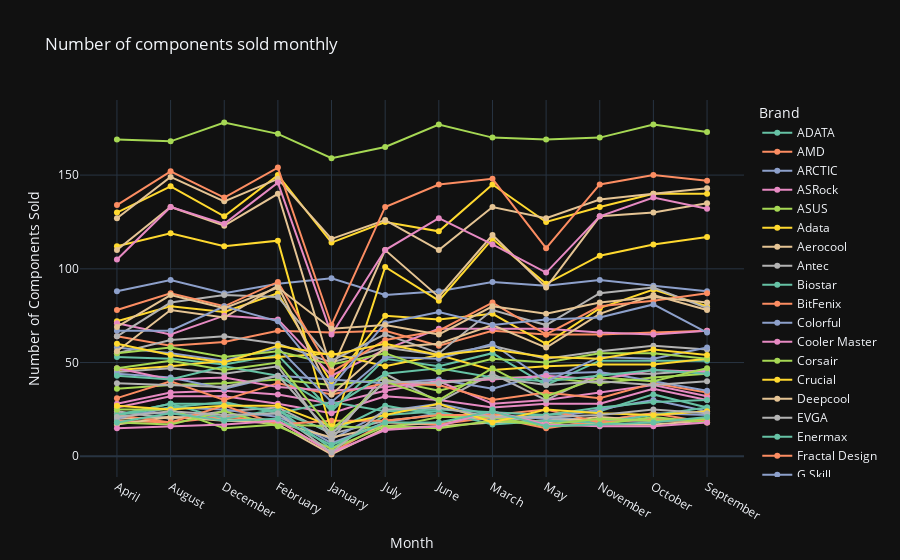

The notebook cell saved with this chart:
### Code cell
monthly_components_sold(df_pcs)

### Figure 1 — Plotly figure (JSON) as saved in the notebook; plotly's stock layout.template omitted (floating-point values rounded to 4 significant figures)
{"data": [{"hovertemplate": "Brand=ADATA<br>Month=%{x}<br>Total Quantity=%{y}<extra></extra>", "legendgroup": "ADATA", "line": {"color": "rgb(102,194,165)", "dash": "solid"}, "marker": {"symbol": "circle"}, "mode": "lines+markers", "name": "ADATA", "orientation": "v", "showlegend": true, "x": ["April", "August", "December", "February", "January", "July", "June", "March", "May", "November", "October", "September"], "xaxis": "x", "y": [53, 52, 49, 54, 24, 52, 48, 55, 38, 51, 51, 51], "yaxis": "y", "type": "scatter"}, {"hovertemplate": "Brand=AMD<br>Month=%{x}<br>Total Quantity=%{y}<extra></extra>", "legendgroup": "AMD", "line": {"color": "rgb(252,141,98)", "dash": "solid"}, "marker": {"symbol": "circle"}, "mode": "lines+markers", "name": "AMD", "orientation": "v", "showlegend": true, "x": ["April", "August", "December", "February", "January", "July", "June", "March", "May", "November", "October", "September"], "xaxis": "x", "y": [64, 59, 61, 67, 66, 67, 59, 67, 65, 65, 66, 67], "yaxis": "y", "type": "scatter"}, {"hovertemplate": "Brand=ARCTIC<br>Month=%{x}<br>Total Quantity=%{y}<extra></extra>", "legendgroup": "ARCTIC", "line": {"color": "rgb(141,160,203)", "dash": "solid"}, "marker": {"symbol": "circle"}, "mode": "lines+markers", "name": "ARCTIC", "orientation": "v", "showlegend": true, "x": ["April", "August", "December", "February", "January", "July", "June", "March", "May", "November", "October", "September"], "xaxis": "x", "y": [23, 23, 21, 23, 7, 18, 23, 19, 21, 19, 23, 22], "yaxis": "y", "type": "scatter"}, {"hovertemplate": "Brand=ASRock<br>Month=%{x}<br>Total Quantity=%{y}<extra></extra>", "legendgroup": "ASRock", "line": {"color": "rgb(231,138,195)", "dash": "solid"}, "marker": {"symbol": "circle"}, "mode": "lines+markers", "name": "ASRock", "orientation": "v", "showlegend": true, "x": ["April", "August", "December", "February", "January", "July", "June", "March", "May", "November", "October", "September"], "xaxis": "x", "y": [26, 32, 32, 28, 23, 32, 30, 26, 28, 28, 36, 30], "yaxis": "y", "type": "scatter"}, {"hovertemplate": "Brand=ASUS<br>Month=%{x}<br>Total Quantity=%{y}<extra></extra>", "legendgroup": "ASUS", "line": {"color": "rgb(166,216,84)", "dash": "solid"}, "marker": {"symbol": "circle"}, "mode": "lines+markers", "name": "ASUS", "orientation": "v", "showlegend": true, "x": ["April", "August", "December", "February", "January", "July", "June", "March", "May", "November", "October", "September"], "xaxis": "x", "y": [36, 38, 39, 41, 38, 41, 35, 42, 42, 39, 42, 44], "yaxis": "y", "type": "scatter"}, {"hovertemplate": "Brand=Adata<br>Month=%{x}<br>Total Quantity=%{y}<extra></extra>", "legendgroup": "Adata", "line": {"color": "rgb(255,217,47)", "dash": "solid"}, "marker": {"symbol": "circle"}, "mode": "lines+markers", "name": "Adata", "orientation": "v", "showlegend": true, "x": ["April", "August", "December", "February", "January", "July", "June", "March", "May", "November", "October", "September"], "xaxis": "x", "y": [72, 80, 77, 87, 39, 75, 73, 76, 60, 79, 89, 80], "yaxis": "y", "type": "scatter"}, {"hovertemplate": "Brand=Aerocool<br>Month=%{x}<br>Total Quantity=%{y}<extra></extra>", "legendgroup": "Aerocool", "line": {"color": "rgb(229,196,148)", "dash": "solid"}, "marker": {"symbol": "circle"}, "mode": "lines+markers", "name": "Aerocool", "orientation": "v", "showlegend": true, "x": ["April", "August", "December", "February", "January", "July", "June", "March", "May", "November", "October", "September"], "xaxis": "x", "y": [20, 21, 20, 17, 1, 15, 16, 18, 19, 17, 17, 19], "yaxis": "y", "type": "scatter"}, {"hovertemplate": "Brand=Antec<br>Month=%{x}<br>Total Quantity=%{y}<extra></extra>", "legendgroup": "Antec", "line": {"color": "rgb(179,179,179)", "dash": "solid"}, "marker": {"symbol": "circle"}, "mode": "lines+markers", "name": "Antec", "orientation": "v", "showlegend": true, "x": ["April", "August", "December", "February", "January", "July", "June", "March", "May", "November", "October", "September"], "xaxis": "x", "y": [24, 20, 24, 26, 12, 19, 22, 22, 20, 19, 19, 20], "yaxis": "y", "type": "scatter"}, {"hovertemplate": "Brand=Biostar<br>Month=%{x}<br>Total Quantity=%{y}<extra></extra>", "legendgroup": "Biostar", "line": {"color": "rgb(102,194,165)", "dash": "solid"}, "marker": {"symbol": "circle"}, "mode": "lines+markers", "name": "Biostar", "orientation": "v", "showlegend": true, "x": ["April", "August", "December", "February", "January", "July", "June", "March", "May", "November", "October", "September"], "xaxis": "x", "y": [22, 28, 28, 24, 13, 27, 22, 20, 22, 24, 33, 26], "yaxis": "y", "type": "scatter"}, {"hovertemplate": "Brand=BitFenix<br>Month=%{x}<br>Total Quantity=%{y}<extra></extra>", "legendgroup": "BitFenix", "line": {"color": "rgb(252,141,98)", "dash": "solid"}, "marker": {"symbol": "circle"}, "mode": "lines+markers", "name": "BitFenix", "orientation": "v", "showlegend": true, "x": ["April", "August", "December", "February", "January", "July", "June", "March", "May", "November", "October", "September"], "xaxis": "x", "y": [19, 18, 21, 19, 2, 18, 17, 21, 15, 19, 23, 18], "yaxis": "y", "type": "scatter"}, {"hovertemplate": "Brand=Colorful<br>Month=%{x}<br>Total Quantity=%{y}<extra></extra>", "legendgroup": "Colorful", "line": {"color": "rgb(141,160,203)", "dash": "solid"}, "marker": {"symbol": "circle"}, "mode": "lines+markers", "name": "Colorful", "orientation": "v", "showlegend": true, "x": ["April", "August", "December", "February", "January", "July", "June", "March", "May", "November", "October", "September"], "xaxis": "x", "y": [20, 26, 25, 21, 9, 24, 28, 22, 20, 25, 30, 24], "yaxis": "y", "type": "scatter"}, {"hovertemplate": "Brand=Cooler Master<br>Month=%{x}<br>Total Quantity=%{y}<extra></extra>", "legendgroup": "Cooler Master", "line": {"color": "rgb(231,138,195)", "dash": "solid"}, "marker": {"symbol": "circle"}, "mode": "lines+markers", "name": "Cooler Master", "orientation": "v", "showlegend": true, "x": ["April", "August", "December", "February", "January", "July", "June", "March", "May", "November", "October", "September"], "xaxis": "x", "y": [71, 65, 75, 73, 43, 57, 68, 68, 68, 66, 65, 67], "yaxis": "y", "type": "scatter"}, {"hovertemplate": "Brand=Corsair<br>Month=%{x}<br>Total Quantity=%{y}<extra></extra>", "legendgroup": "Corsair", "line": {"color": "rgb(166,216,84)", "dash": "solid"}, "marker": {"symbol": "circle"}, "mode": "lines+markers", "name": "Corsair", "orientation": "v", "showlegend": true, "x": ["April", "August", "December", "February", "January", "July", "June", "March", "May", "November", "October", "September"], "xaxis": "x", "y": [169, 168, 178, 172, 159, 165, 177, 170, 169, 170, 177, 173], "yaxis": "y", "type": "scatter"}, {"hovertemplate": "Brand=Crucial<br>Month=%{x}<br>Total Quantity=%{y}<extra></extra>", "legendgroup": "Crucial", "line": {"color": "rgb(255,217,47)", "dash": "solid"}, "marker": {"symbol": "circle"}, "mode": "lines+markers", "name": "Crucial", "orientation": "v", "showlegend": true, "x": ["April", "August", "December", "February", "January", "July", "June", "March", "May", "November", "October", "September"], "xaxis": "x", "y": [130, 144, 128, 150, 114, 125, 120, 145, 125, 133, 140, 140], "yaxis": "y", "type": "scatter"}, {"hovertemplate": "Brand=Deepcool<br>Month=%{x}<br>Total Quantity=%{y}<extra></extra>", "legendgroup": "Deepcool", "line": {"color": "rgb(229,196,148)", "dash": "solid"}, "marker": {"symbol": "circle"}, "mode": "lines+markers", "name": "Deepcool", "orientation": "v", "showlegend": true, "x": ["April", "August", "December", "February", "January", "July", "June", "March", "May", "November", "October", "September"], "xaxis": "x", "y": [17, 21, 19, 18, 10, 16, 18, 22, 18, 21, 19, 19], "yaxis": "y", "type": "scatter"}, {"hovertemplate": "Brand=EVGA<br>Month=%{x}<br>Total Quantity=%{y}<extra></extra>", "legendgroup": "EVGA", "line": {"color": "rgb(179,179,179)", "dash": "solid"}, "marker": {"symbol": "circle"}, "mode": "lines+markers", "name": "EVGA", "orientation": "v", "showlegend": true, "x": ["April", "August", "December", "February", "January", "July", "June", "March", "May", "November", "October", "September"], "xaxis": "x", "y": [55, 62, 64, 60, 50, 58, 54, 59, 52, 56, 59, 57], "yaxis": "y", "type": "scatter"}, {"hovertemplate": "Brand=Enermax<br>Month=%{x}<br>Total Quantity=%{y}<extra></extra>", "legendgroup": "Enermax", "line": {"color": "rgb(102,194,165)", "dash": "solid"}, "marker": {"symbol": "circle"}, "mode": "lines+markers", "name": "Enermax", "orientation": "v", "showlegend": true, "x": ["April", "August", "December", "February", "January", "July", "June", "March", "May", "November", "October", "September"], "xaxis": "x", "y": [22, 28, 20, 25, 4, 22, 24, 17, 19, 18, 22, 26], "yaxis": "y", "type": "scatter"}, {"hovertemplate": "Brand=Fractal Design<br>Month=%{x}<br>Total Quantity=%{y}<extra></extra>", "legendgroup": "Fractal Design", "line": {"color": "rgb(252,141,98)", "dash": "solid"}, "marker": {"symbol": "circle"}, "mode": "lines+markers", "name": "Fractal Design", "orientation": "v", "showlegend": true, "x": ["April", "August", "December", "February", "January", "July", "June", "March", "May", "November", "October", "September"], "xaxis": "x", "y": [22, 18, 27, 17, 19, 19, 22, 22, 25, 18, 20, 19], "yaxis": "y", "type": "scatter"}, {"hovertemplate": "Brand=G.Skill<br>Month=%{x}<br>Total Quantity=%{y}<extra></extra>", "legendgroup": "G.Skill", "line": {"color": "rgb(141,160,203)", "dash": "solid"}, "marker": {"symbol": "circle"}, "mode": "lines+markers", "name": "G.Skill", "orientation": "v", "showlegend": true, "x": ["April", "August", "December", "February", "January", "July", "June", "March", "May", "November", "October", "September"], "xaxis": "x", "y": [88, 94, 87, 92, 95, 86, 88, 93, 91, 94, 91, 88], "yaxis": "y", "type": "scatter"}, {"hovertemplate": "Brand=GIGABYTE<br>Month=%{x}<br>Total Quantity=%{y}<extra></extra>", "legendgroup": "GIGABYTE", "line": {"color": "rgb(231,138,195)", "dash": "solid"}, "marker": {"symbol": "circle"}, "mode": "lines+markers", "name": "GIGABYTE", "orientation": "v", "showlegend": true, "x": ["April", "August", "December", "February", "January", "July", "June", "March", "May", "November", "October", "September"], "xaxis": "x", "y": [28, 34, 35, 33, 28, 35, 40, 28, 30, 34, 38, 32], "yaxis": "y", "type": "scatter"}, {"hovertemplate": "Brand=InWin<br>Month=%{x}<br>Total Quantity=%{y}<extra></extra>", "legendgroup": "InWin", "line": {"color": "rgb(166,216,84)", "dash": "solid"}, "marker": {"symbol": "circle"}, "mode": "lines+markers", "name": "InWin", "orientation": "v", "showlegend": true, "x": ["April", "August", "December", "February", "January", "July", "June", "March", "May", "November", "October", "September"], "xaxis": "x", "y": [18, 17, 24, 16, 4, 16, 15, 19, 17, 20, 19, 20], "yaxis": "y", "type": "scatter"}, {"hovertemplate": "Brand=Intel<br>Month=%{x}<br>Total Quantity=%{y}<extra></extra>", "legendgroup": "Intel", "line": {"color": "rgb(255,217,47)", "dash": "solid"}, "marker": {"symbol": "circle"}, "mode": "lines+markers", "name": "Intel", "orientation": "v", "showlegend": true, "x": ["April", "August", "December", "February", "January", "July", "June", "March", "May", "November", "October", "September"], "xaxis": "x", "y": [46, 48, 51, 53, 55, 48, 54, 46, 48, 49, 49, 52], "yaxis": "y", "type": "scatter"}, {"hovertemplate": "Brand=Kingston<br>Month=%{x}<br>Total Quantity=%{y}<extra></extra>", "legendgroup": "Kingston", "line": {"color": "rgb(229,196,148)", "dash": "solid"}, "marker": {"symbol": "circle"}, "mode": "lines+markers", "name": "Kingston", "orientation": "v", "showlegend": true, "x": ["April", "August", "December", "February", "January", "July", "June", "March", "May", "November", "October", "September"], "xaxis": "x", "y": [127, 149, 136, 148, 116, 126, 110, 133, 127, 137, 140, 143], "yaxis": "y", "type": "scatter"}, {"hovertemplate": "Brand=Lexar<br>Month=%{x}<br>Total Quantity=%{y}<extra></extra>", "legendgroup": "Lexar", "line": {"color": "rgb(179,179,179)", "dash": "solid"}, "marker": {"symbol": "circle"}, "mode": "lines+markers", "name": "Lexar", "orientation": "v", "showlegend": true, "x": ["April", "August", "December", "February", "January", "July", "June", "March", "May", "November", "October", "September"], "xaxis": "x", "y": [45, 47, 44, 48, 9, 44, 29, 44, 30, 44, 44, 46], "yaxis": "y", "type": "scatter"}, {"hovertemplate": "Brand=Lian Li<br>Month=%{x}<br>Total Quantity=%{y}<extra></extra>", "legendgroup": "Lian Li", "line": {"color": "rgb(102,194,165)", "dash": "solid"}, "marker": {"symbol": "circle"}, "mode": "lines+markers", "name": "Lian Li", "orientation": "v", "showlegend": true, "x": ["April", "August", "December", "February", "January", "July", "June", "May", "November", "October", "September"], "xaxis": "x", "y": [22, 26, 29, 23, 29, 24, 25, 22, 26, 29, 30], "yaxis": "y", "type": "scatter"}, {"hovertemplate": "Brand=MSI<br>Month=%{x}<br>Total Quantity=%{y}<extra></extra>", "legendgroup": "MSI", "line": {"color": "rgb(252,141,98)", "dash": "solid"}, "marker": {"symbol": "circle"}, "mode": "lines+markers", "name": "MSI", "orientation": "v", "showlegend": true, "x": ["April", "August", "December", "February", "January", "July", "June", "March", "May", "November", "October", "September"], "xaxis": "x", "y": [31, 40, 30, 39, 33, 39, 38, 30, 34, 31, 39, 34], "yaxis": "y", "type": "scatter"}, {"hovertemplate": "Brand=NVIDIA<br>Month=%{x}<br>Total Quantity=%{y}<extra></extra>", "legendgroup": "NVIDIA", "line": {"color": "rgb(141,160,203)", "dash": "solid"}, "marker": {"symbol": "circle"}, "mode": "lines+markers", "name": "NVIDIA", "orientation": "v", "showlegend": true, "x": ["April", "August", "December", "February", "January", "July", "June", "March", "May", "November", "October", "September"], "xaxis": "x", "y": [44, 42, 36, 43, 41, 39, 41, 36, 44, 45, 40, 35], "yaxis": "y", "type": "scatter"}, {"hovertemplate": "Brand=NZXT<br>Month=%{x}<br>Total Quantity=%{y}<extra></extra>", "legendgroup": "NZXT", "line": {"color": "rgb(231,138,195)", "dash": "solid"}, "marker": {"symbol": "circle"}, "mode": "lines+markers", "name": "NZXT", "orientation": "v", "showlegend": true, "x": ["April", "August", "December", "February", "January", "July", "June", "March", "May", "November", "October", "September"], "xaxis": "x", "y": [47, 41, 42, 37, 35, 37, 40, 41, 43, 41, 46, 45], "yaxis": "y", "type": "scatter"}, {"hovertemplate": "Brand=Noctua<br>Month=%{x}<br>Total Quantity=%{y}<extra></extra>", "legendgroup": "Noctua", "line": {"color": "rgb(166,216,84)", "dash": "solid"}, "marker": {"symbol": "circle"}, "mode": "lines+markers", "name": "Noctua", "orientation": "v", "showlegend": true, "x": ["April", "August", "December", "February", "January", "July", "June", "March", "May", "November", "October", "September"], "xaxis": "x", "y": [25, 25, 15, 17, 16, 15, 21, 21, 16, 17, 21, 18], "yaxis": "y", "type": "scatter"}, {"hovertemplate": "Brand=Other<br>Month=%{x}<br>Total Quantity=%{y}<extra></extra>", "legendgroup": "Other", "line": {"color": "rgb(255,217,47)", "dash": "solid"}, "marker": {"symbol": "circle"}, "mode": "lines+markers", "name": "Other", "orientation": "v", "showlegend": true, "x": ["April", "August", "December", "February", "January", "July", "June", "March", "May", "November", "October", "September"], "xaxis": "x", "y": [112, 119, 112, 115, 13, 101, 83, 116, 92, 107, 113, 117], "yaxis": "y", "type": "scatter"}, {"hovertemplate": "Brand=PNY<br>Month=%{x}<br>Total Quantity=%{y}<extra></extra>", "legendgroup": "PNY", "line": {"color": "rgb(229,196,148)", "dash": "solid"}, "marker": {"symbol": "circle"}, "mode": "lines+markers", "name": "PNY", "orientation": "v", "showlegend": true, "x": ["April", "August", "December", "February", "January", "July", "June", "March", "May", "November", "October", "September"], "xaxis": "x", "y": [110, 133, 123, 140, 46, 110, 85, 118, 90, 128, 130, 135], "yaxis": "y", "type": "scatter"}, {"hovertemplate": "Brand=Patriot<br>Month=%{x}<br>Total Quantity=%{y}<extra></extra>", "legendgroup": "Patriot", "line": {"color": "rgb(179,179,179)", "dash": "solid"}, "marker": {"symbol": "circle"}, "mode": "lines+markers", "name": "Patriot", "orientation": "v", "showlegend": true, "x": ["April", "August", "December", "February", "January", "July", "June", "March", "May", "November", "October", "September"], "xaxis": "x", "y": [64, 82, 86, 85, 51, 65, 55, 78, 70, 87, 90, 79], "yaxis": "y", "type": "scatter"}, {"hovertemplate": "Brand=Phanteks<br>Month=%{x}<br>Total Quantity=%{y}<extra></extra>", "legendgroup": "Phanteks", "line": {"color": "rgb(102,194,165)", "dash": "solid"}, "marker": {"symbol": "circle"}, "mode": "lines+markers", "name": "Phanteks", "orientation": "v", "showlegend": true, "x": ["April", "August", "December", "February", "January", "July", "June", "March", "May", "November", "October", "September"], "xaxis": "x", "y": [43, 41, 48, 43, 26, 44, 47, 42, 40, 43, 46, 44], "yaxis": "y", "type": "scatter"}, {"hovertemplate": "Brand=Samsung<br>Month=%{x}<br>Total Quantity=%{y}<extra></extra>", "legendgroup": "Samsung", "line": {"color": "rgb(252,141,98)", "dash": "solid"}, "marker": {"symbol": "circle"}, "mode": "lines+markers", "name": "Samsung", "orientation": "v", "showlegend": true, "x": ["April", "August", "December", "February", "January", "July", "June", "March", "May", "November", "October", "September"], "xaxis": "x", "y": [134, 152, 138, 154, 70, 133, 145, 148, 111, 145, 150, 147], "yaxis": "y", "type": "scatter"}, {"hovertemplate": "Brand=SanDisk<br>Month=%{x}<br>Total Quantity=%{y}<extra></extra>", "legendgroup": "SanDisk", "line": {"color": "rgb(141,160,203)", "dash": "solid"}, "marker": {"symbol": "circle"}, "mode": "lines+markers", "name": "SanDisk", "orientation": "v", "showlegend": true, "x": ["April", "August", "December", "February", "January", "July", "June", "March", "May", "November", "October", "September"], "xaxis": "x", "y": [58, 55, 51, 58, 29, 53, 52, 60, 40, 53, 52, 58], "yaxis": "y", "type": "scatter"}, {"hovertemplate": "Brand=Scythe<br>Month=%{x}<br>Total Quantity=%{y}<extra></extra>", "legendgroup": "Scythe", "line": {"color": "rgb(231,138,195)", "dash": "solid"}, "marker": {"symbol": "circle"}, "mode": "lines+markers", "name": "Scythe", "orientation": "v", "showlegend": true, "x": ["April", "August", "December", "February", "January", "July", "June", "March", "May", "November", "October", "September"], "xaxis": "x", "y": [15, 16, 17, 19, 2, 14, 16, 24, 17, 16, 16, 18], "yaxis": "y", "type": "scatter"}, {"hovertemplate": "Brand=Seagate<br>Month=%{x}<br>Total Quantity=%{y}<extra></extra>", "legendgroup": "Seagate", "line": {"color": "rgb(166,216,84)", "dash": "solid"}, "marker": {"symbol": "circle"}, "mode": "lines+markers", "name": "Seagate", "orientation": "v", "showlegend": true, "x": ["April", "August", "December", "February", "January", "July", "June", "March", "May", "November", "October", "September"], "xaxis": "x", "y": [55, 58, 53, 56, 49, 55, 45, 52, 50, 55, 55, 52], "yaxis": "y", "type": "scatter"}, {"hovertemplate": "Brand=Seasonic<br>Month=%{x}<br>Total Quantity=%{y}<extra></extra>", "legendgroup": "Seasonic", "line": {"color": "rgb(255,217,47)", "dash": "solid"}, "marker": {"symbol": "circle"}, "mode": "lines+markers", "name": "Seasonic", "orientation": "v", "showlegend": true, "x": ["April", "August", "December", "February", "January", "July", "June", "March", "May", "November", "October", "September"], "xaxis": "x", "y": [27, 25, 27, 27, 16, 22, 28, 18, 25, 23, 22, 24], "yaxis": "y", "type": "scatter"}, {"hovertemplate": "Brand=Silicon Power<br>Month=%{x}<br>Total Quantity=%{y}<extra></extra>", "legendgroup": "Silicon Power", "line": {"color": "rgb(229,196,148)", "dash": "solid"}, "marker": {"symbol": "circle"}, "mode": "lines+markers", "name": "Silicon Power", "orientation": "v", "showlegend": true, "x": ["April", "August", "December", "February", "January", "July", "June", "March", "May", "November", "October", "September"], "xaxis": "x", "y": [56, 78, 74, 91, 33, 58, 60, 70, 58, 76, 86, 78], "yaxis": "y", "type": "scatter"}, {"hovertemplate": "Brand=Silverstone<br>Month=%{x}<br>Total Quantity=%{y}<extra></extra>", "legendgroup": "Silverstone", "line": {"color": "rgb(179,179,179)", "dash": "solid"}, "marker": {"symbol": "circle"}, "mode": "lines+markers", "name": "Silverstone", "orientation": "v", "showlegend": true, "x": ["April", "August", "December", "February", "January", "July", "June", "March", "May", "November", "October", "September"], "xaxis": "x", "y": [21, 24, 22, 23, 2, 25, 26, 21, 21, 22, 25, 23], "yaxis": "y", "type": "scatter"}, {"hovertemplate": "Brand=Super Flower<br>Month=%{x}<br>Total Quantity=%{y}<extra></extra>", "legendgroup": "Super Flower", "line": {"color": "rgb(102,194,165)", "dash": "solid"}, "marker": {"symbol": "circle"}, "mode": "lines+markers", "name": "Super Flower", "orientation": "v", "showlegend": true, "x": ["April", "August", "December", "February", "January", "July", "June", "March", "May", "November", "October", "September"], "xaxis": "x", "y": [18, 23, 19, 20, 6, 18, 18, 24, 16, 17, 18, 21], "yaxis": "y", "type": "scatter"}, {"hovertemplate": "Brand=TeamGroup<br>Month=%{x}<br>Total Quantity=%{y}<extra></extra>", "legendgroup": "TeamGroup", "line": {"color": "rgb(252,141,98)", "dash": "solid"}, "marker": {"symbol": "circle"}, "mode": "lines+markers", "name": "TeamGroup", "orientation": "v", "showlegend": true, "x": ["April", "August", "December", "February", "January", "July", "June", "March", "May", "November", "October", "September"], "xaxis": "x", "y": [78, 87, 80, 93, 45, 62, 67, 82, 65, 80, 83, 87], "yaxis": "y", "type": "scatter"}, {"hovertemplate": "Brand=Thermaltake<br>Month=%{x}<br>Total Quantity=%{y}<extra></extra>", "legendgroup": "Thermaltake", "line": {"color": "rgb(141,160,203)", "dash": "solid"}, "marker": {"symbol": "circle"}, "mode": "lines+markers", "name": "Thermaltake", "orientation": "v", "showlegend": true, "x": ["April", "August", "December", "February", "January", "July", "June", "March", "May", "November", "October", "September"], "xaxis": "x", "y": [67, 67, 80, 72, 37, 71, 77, 70, 73, 74, 81, 66], "yaxis": "y", "type": "scatter"}, {"hovertemplate": "Brand=Toshiba<br>Month=%{x}<br>Total Quantity=%{y}<extra></extra>", "legendgroup": "Toshiba", "line": {"color": "rgb(231,138,195)", "dash": "solid"}, "marker": {"symbol": "circle"}, "mode": "lines+markers", "name": "Toshiba", "orientation": "v", "showlegend": true, "x": ["April", "August", "December", "February", "January", "July", "June", "March", "May", "November", "October", "September"], "xaxis": "x", "y": [105, 133, 124, 146, 65, 110, 127, 113, 98, 128, 138, 132], "yaxis": "y", "type": "scatter"}, {"hovertemplate": "Brand=Transcend<br>Month=%{x}<br>Total Quantity=%{y}<extra></extra>", "legendgroup": "Transcend", "line": {"color": "rgb(166,216,84)", "dash": "solid"}, "marker": {"symbol": "circle"}, "mode": "lines+markers", "name": "Transcend", "orientation": "v", "showlegend": true, "x": ["April", "August", "December", "February", "January", "July", "June", "March", "May", "November", "October", "September"], "xaxis": "x", "y": [47, 51, 46, 50, 14, 40, 30, 47, 32, 42, 40, 47], "yaxis": "y", "type": "scatter"}, {"hovertemplate": "Brand=Western Digital<br>Month=%{x}<br>Total Quantity=%{y}<extra></extra>", "legendgroup": "Western Digital", "line": {"color": "rgb(255,217,47)", "dash": "solid"}, "marker": {"symbol": "circle"}, "mode": "lines+markers", "name": "Western Digital", "orientation": "v", "showlegend": true, "x": ["April", "August", "December", "February", "January", "July", "June", "March", "May", "November", "October", "September"], "xaxis": "x", "y": [60, 54, 50, 59, 54, 60, 54, 57, 53, 52, 57, 54], "yaxis": "y", "type": "scatter"}, {"hovertemplate": "Brand=XPG<br>Month=%{x}<br>Total Quantity=%{y}<extra></extra>", "legendgroup": "XPG", "line": {"color": "rgb(229,196,148)", "dash": "solid"}, "marker": {"symbol": "circle"}, "mode": "lines+markers", "name": "XPG", "orientation": "v", "showlegend": true, "x": ["April", "August", "December", "February", "January", "July", "June", "March", "May", "November", "October", "September"], "xaxis": "x", "y": [69, 86, 79, 90, 68, 70, 65, 80, 76, 82, 85, 82], "yaxis": "y", "type": "scatter"}, {"hovertemplate": "Brand=be quiet!<br>Month=%{x}<br>Total Quantity=%{y}<extra></extra>", "legendgroup": "be quiet!", "line": {"color": "rgb(179,179,179)", "dash": "solid"}, "marker": {"symbol": "circle"}, "mode": "lines+markers", "name": "be quiet!", "orientation": "v", "showlegend": true, "x": ["April", "August", "December", "February", "January", "July", "June", "March", "May", "November", "October", "September"], "xaxis": "x", "y": [39, 38, 37, 43, 12, 40, 39, 42, 38, 40, 38, 40], "yaxis": "y", "type": "scatter"}, {"hovertemplate": "Brand=ian Li<br>Month=%{x}<br>Total Quantity=%{y}<extra></extra>", "legendgroup": "ian Li", "line": {"color": "rgb(102,194,165)", "dash": "solid"}, "marker": {"symbol": "circle"}, "mode": "lines+markers", "name": "ian Li", "orientation": "v", "showlegend": true, "x": ["March"], "xaxis": "x", "y": [25], "yaxis": "y", "type": "scatter"}], "layout": {"xaxis": {"anchor": "y", "domain": [0.0, 1.0], "title": {"text": "Month"}}, "yaxis": {"anchor": "x", "domain": [0.0, 1.0], "title": {"text": "Number of Components Sold"}}, "legend": {"title": {"text": "Brand"}, "tracegroupgap": 0}, "title": {"text": "Number of components sold monthly"}}}
